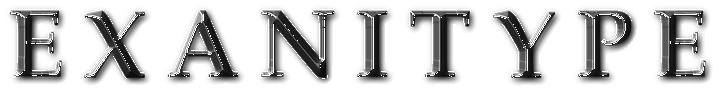

Here is the Python script that generated this plot:
from PIL import Image
import os

os.system('cls' if os.name == 'nt' else 'clear')
cont = False
answer = None

#Options Menu/Input stuffs.
while(cont == False):
	try:
		print("Input number for option: ")
		print("0.) Quit")
		print("1.) Title Font")
		print("2.) Large Text")
		#print("3.) Small Text")
		answer = input("Selection: ")
	except KeyboardInterrupt:
		print("Quitting...")
		quit()
	if(answer == "0"):
		print("Quitting...")
		quit()
	elif(answer != "1" and answer != "2"):
		os.system('cls' if os.name == 'nt' else 'clear')
		print("Invalid Input!")
	else:
		cont = True

character_layout, image_path, crop_x, crop_y, space_size, vertical_buffer = None, None, None, None, None, None

#While I considered making config files of sorts for fonts, hardcoding is fine for my purposes.
match answer:
	case "0": #failsafe ig.
		print("Quitting...")
		quit()
	case "1":
		image_path = './fonts/title_font.png'
		characterLayout = [
			["A", "B", "C", "D"],
			["E", "F", "G", "H"],
			["I", "J", "K", "L"],
			["M", "N", "O", "P"],
			["Q", "R", "S", "T"],
			["U", "V", "W", "X"],
			["Y", "Z", " ", "" ]
		]
		crop_x = 128
		crop_y = 128
		space_size = 32
		letter_spacing = 0
		vertical_buffer = 2
		line_spacing = 0
	case "2":
		image_path = './fonts/big_text.png'
		characterLayout = [
			["ð", "ñ", "ò", "ó", "õ", "õ", "ö", "÷", "ø", "ù", "ú", "û", "ü", "ý", "þ", "ÿ" ],
			["à", "á", "â", "ã", "ä", "å", "æ", "ç", "è", "é", "ê", "ë", "ì", "í", "î", "ï" ],
			["Ð", "Ñ", "Ò", "Ó", "Ô", "Õ", "Ö", "×", "Ø", "Ù", "Ú", "Û", "Ü", "Ý", "Þ", "ß" ],
			["À", "Á", "Â", "Ã", "Ä", "Å", "Æ", "Ç", "È", "É", "Ê", "Ë", "Ì", "Í", "Î", "Ï" ],
			["°", "±", "²", "³", "´", "µ", "¶", "·", "¸", "¹", "º", "»", "¼", "½", "¾", "¿" ],
			[" ", "¡", "¢", "£", "¤", "¥", "¦", "§", "̈",  "©", "ᵃ", "«", "¬", "–", "®", "̄"  ],
			["|", "`", "´", "“", "”", "•", "–", "—", "‾", "™", "š", ">", "œ", "□", " ", "Ÿ" ],
			["€", "□", "‚", "ƒ", "„", "…", "†", "‡", "^", "‰", "Š", "<", "Œ", "□", "Ž", "□" ],
			["p", "q", "r", "s", "t", "u", "v", "w", "x", "y", "z", "{", "|", "}", "~", "□" ],
			["`", "a", "b", "c", "d", "e", "f", "g", "h", "i", "j", "k", "l", "m", "n", "o" ],
			["P", "Q", "R", "S", "T", "U", "V", "W", "X", "Y", "Z", "[", "\\", "]", "^", "_"],
			["@", "A", "B", "C", "D", "E", "F", "G", "H", "I", "J", "K", "L", "M", "N", "O" ],
			["0", "1", "2", "3", "4", "5", "6", "7", "8", "9", ":", ";", "<", "=", ">", "?" ],
			[" ", "!", "\"", "#", "$", "%", "&", "'", "(", ")", "*", "+", ",", "-", ".", "/"],
			["̿"]
		]
		crop_x = 16
		crop_y = 32
		space_size = 4
		letter_spacing = 0
		vertical_buffer = 0
		line_spacing = 2

image = Image.open(image_path).convert('RGBA')

image_list = []

print("################################")
print("# TYPE! Input nothing to quit! #")
print("################################")
while True:
	try:
		user_input = input("")
	except KeyboardInterrupt:
		print("Quitting...")
		quit()
	if user_input == "":
		print('\033[F', end='', flush=True)
		print("################################")
		break
	#We need to pre-make the image with the appropriate width. If there is extra it doesn't matter because we crop it anyway.
	result_image = Image.new('RGBA', (len(user_input) * crop_x + user_input.count(" ") * crop_x, crop_y))

	x_position = 0
	#Iterate through the input, cropping source image for character via referencing character_layout, concatinate them together.
	for char in user_input:
		found = False
		if char == " ":
			x_position += space_size
		else:
			for y, row in enumerate(characterLayout):
				if char in row:
					x = row.index(char)
					segment = image.crop((x * crop_x, y * crop_y, x * crop_x + crop_x, y * crop_y + crop_y))

					bbox = segment.getbbox()
					if bbox is not None:
						left, upper, right, lower = bbox
						#width = right - left  #Calculate the width of the bounding box
						right = right + letter_spacing
						segment = segment.crop((left, 0, right, crop_y))
						result_image.paste(segment, (x_position, 0))
						x_position += segment.width
					found = True
					break

			if not found:
				print(f"Character '{char}' not found in characterLayout.")
				
	#vertical_buffer exists just for title_font, as J overlaps below.
	if vertical_buffer != 0:
		left, upper, right, lower = result_image.getbbox()
		upper+=vertical_buffer
		result_image = result_image.crop((left, upper, right, lower))
		
	left, upper, right, lower = result_image.getbbox()
	result_image = result_image.crop((left, upper, right, lower))
	
	#Add to the list.
	image_list.append(result_image)
if not image_list:
	print("Quitting...")
	quit()
#Get the total height of all the images combined, and the widest image.
total_height = sum(img.size[1] + line_spacing for img in image_list) - line_spacing
max_width = max(img.size[0] for img in image_list)

#Create a new image of this size.
result_image = Image.new('RGBA', (max_width, total_height), (255, 255, 255, 0))

#Append all the images together.
current_height = 0
for img in image_list:
	#This would center the text.
	#result_image.paste(img, ((max_width - img.size[0]) // 2, current_height))
	result_image.paste(img, (0, current_height))
	current_height += img.size[1] + line_spacing

#Save ^-^
try:
	result_image.save((input("Save as: ") or "exanitype") + ".png")
except KeyboardInterrupt:
	print("Save Image Aborted!")
	quit()
	
	
#This is for turning a character_layout into a string, for testing.
'''
		with open("test_characters.txt", "w", encoding="utf-8") as file:
			for row in characterLayout:
				for char in row:
					file.write(char)
'''